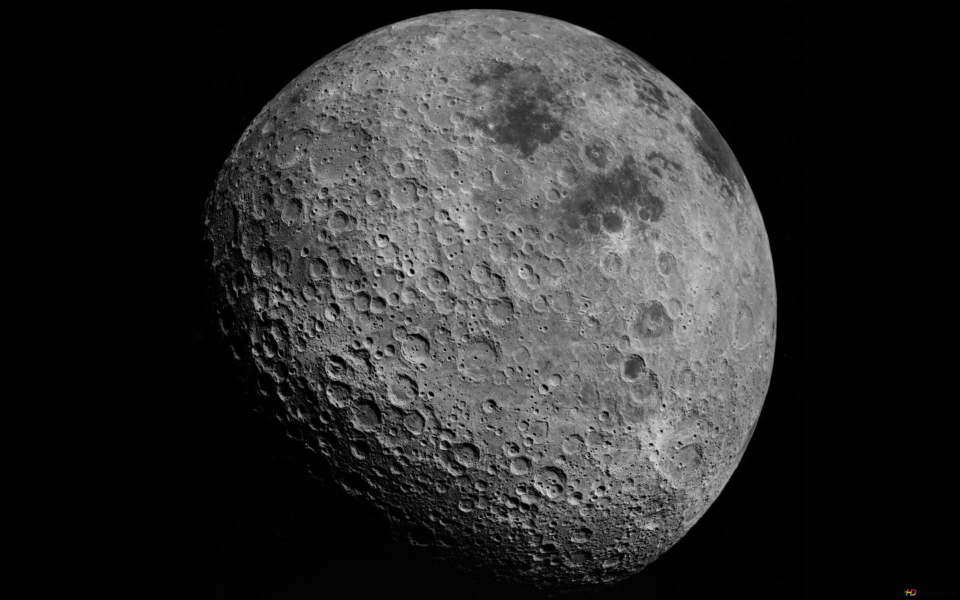
#> input picture test-images/img0.jpg, 1920 x 1200 px, given in place of img5.jpg, which was not available (shown at 1/2 size)
$ python global_otsu.py
#> lines starting #> are read from the running program, lines starting #| are printed output that depends on the picture; after the words box and inside, x2 and y2 are one past the last pixel; in counts of white or black regions, pixels touching at a corner belong together; pictures that were not available may be replaced by others from this repository, and a replacement may not be noted
import cv2
import numpy as np
import matplotlib.pyplot as plt
import os
import time

# ===========================================================
#  OTSU ALGORİTMASI İLE GLOBAL EŞİKLEME (Tek seviye)
# ===========================================================

# 1️⃣ Giriş görüntü yolu ve çıktı klasörleri ayarları
image_path = os.path.join(os.path.dirname(__file__), "test-images", "img5.jpg")  # Örnek görüntü
output_dir = "otsu-images"
histo_dir = "histograms"
os.makedirs(output_dir, exist_ok=True)
os.makedirs(histo_dir, exist_ok=True)
base_name = os.path.splitext(os.path.basename(image_path))[0]

start_time = time.time()

# 2️⃣ Görüntüyü gri tonlu olarak yükle
img = cv2.imread(image_path, cv2.IMREAD_GRAYSCALE)
#> img: shape (1200, 1920); min 0, max 233, mean 45
if img is None:
    raise FileNotFoundError(f"Görüntü yüklenemedi. Dosya yolu hatalı olabilir: {image_path}")
h, w = img.shape
#> h = 1200; w = 1920
print(f"Görüntü bilgileri - Adı: {os.path.basename(image_path)}, Boyutu: {w}x{h}, Piksel aralığı: {img.min()}–{img.max()}")
#| Görüntü bilgileri - Adı: img5.jpg, Boyutu: 1920x1200, Piksel aralığı: 0–233

# 3️⃣ Histogram hesapla ve Otsu optimum eşik değerini bul
hist = cv2.calcHist([img], [0], None, [256], [0, 256]).flatten().astype(int)
#> hist = 256 values, max 932950 at index 2, min 0 at index 222, mean 9000
total_pixels = img.size
#> total_pixels = 2304000
prob = hist / float(total_pixels)                     # Her seviye için olasılık
#> prob = 256 values, max 0.405 at index 2, min 0 at index 222, mean 0.00391
cumulative_prob = np.cumsum(prob)                     # ω0(t) – arka plan ağırlığı (t dahil)
#> cumulative_prob = 256 values from 0.0713 to 1
cumulative_mean = np.cumsum(prob * np.arange(256))    # Kümülatif ortalama değerler
#> cumulative_mean = 256 values from 0 to 44.98
global_mean = cumulative_mean[-1]                     # Tüm görüntünün ortalama gri değeri (μ_T)
#> global_mean = 44.98
# Sınıflar arası varyansın karesi (σ_b^2) tüm olası eşikler için vektörel hesaplama
sigma_b_squared = (global_mean * cumulative_prob - cumulative_mean) ** 2 / (cumulative_prob * (1 - cumulative_prob) + 1e-6)
#> sigma_b_squared = 256 values, max 3005.6 at index 63, min 0 at index 233, mean 1504.1
sigma_b_squared[np.isnan(sigma_b_squared)] = 0        # Tanımsız değerleri 0 yap (bölme 0 ise)
optimal_threshold = int(np.argmax(sigma_b_squared))   # Maksimum σ_b^2 için indeks (eşik):contentReference[oaicite:7]{index=7}
#> optimal_threshold = 63
print(f"Optimum eşik değeri (Otsu): {optimal_threshold}")
#| Optimum eşik değeri (Otsu): 63

# 4️⃣ Histogram grafiğini oluştur ve kaydet
plt.figure(figsize=(8, 4))
plt.hist(img.ravel(), bins=256, range=(0, 256), color='gray')
plt.axvline(optimal_threshold, color='red', linestyle='--', label=f'T = {optimal_threshold}')
plt.title("Gri Seviye Histogramı ve Otsu Eşiği")
plt.xlabel("Piksel Değeri")
plt.ylabel("Frekans")
plt.legend()
hist_path = os.path.join(histo_dir, f"{base_name}_histogram.png")
plt.savefig(hist_path, dpi=200, bbox_inches='tight')
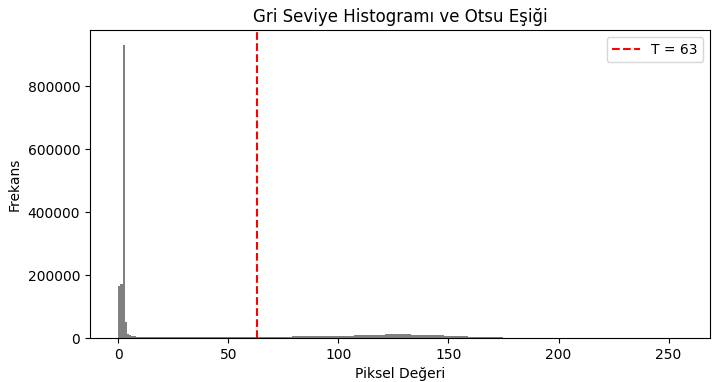
#> figure drawn by matplotlib, 1 panel; tallest bar 932950 high, from x = 2 to 3
plt.close()

# 5️⃣ Eşik değeri ile ikili görüntüyü oluştur ve kaydet
_, binary_img = cv2.threshold(img, optimal_threshold, 255, cv2.THRESH_BINARY)
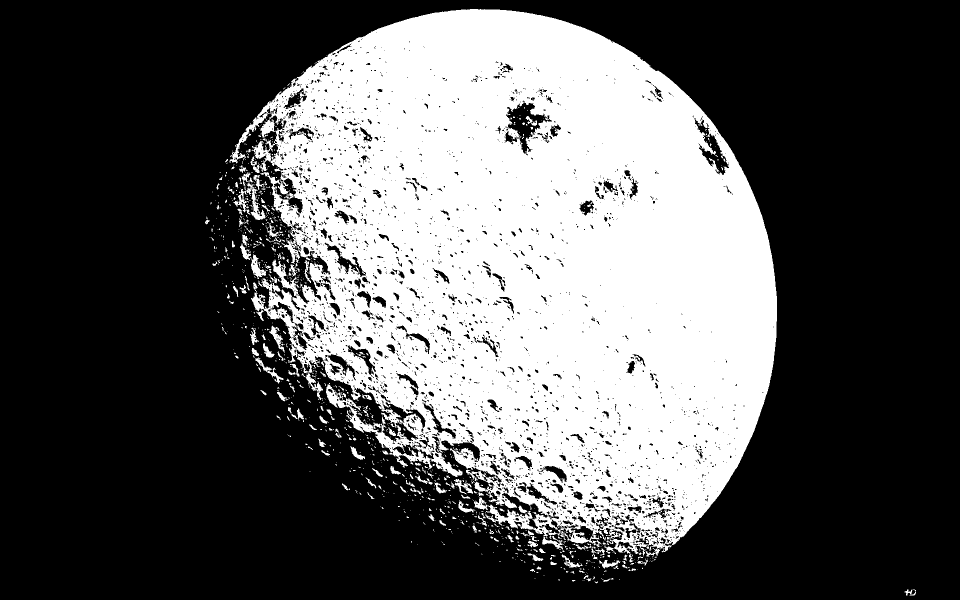
#> binary_img: shape (1200, 1920) (shown at 1/2 size); 34.3% white; 1147 white regions (953 under 20 px), largest, box (x1, y1, x2, y2) and area: (459, 18, 1554, 1108) 769645, (493, 366, 531, 440) 835, (502, 509, 536, 558) 630
binary_path = os.path.join(output_dir, f"{base_name}_otsu_binary.png")
cv2.imwrite(binary_path, binary_img)

# 6️⃣ Sonuçları bildir ve süreyi hesapla
end_time = time.time()
print("Global Otsu eşikleme tamamlandı ✅")
print(f"Histogram kaydedildi: {hist_path}")
print(f"Binary görüntü kaydedildi: {binary_path}")
print(f"Toplam süre: {(end_time - start_time)*1000:.2f} ms")

$ run again, on otsu-images/bimodal1.png
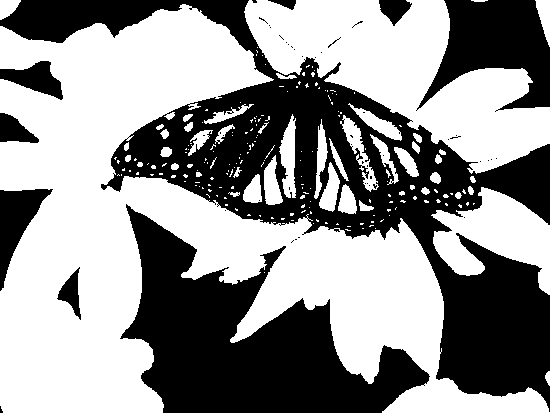
#> input picture otsu-images/bimodal1.png, 550 x 413 px, given in place of img5.jpg, which was not available
#> img: shape (413, 550); 56.9% white; 52 black regions (43 under 20 px), largest, box (x1, y1, x2, y2) and area: (0, 0, 550, 412) 54773, (120, 204, 430, 413) 29274, (416, 0, 550, 112) 8327
#| Görüntü bilgileri - Adı: img5.jpg, Boyutu: 550x413, Piksel aralığı: 0–255
#> hist = 256 values, max 129201 at index 255, min 0 at index 1, mean 887.3
#> prob = 256 values, max 0.569 at index 255, min 0 at index 1, mean 0.00391
#> cumulative_prob = 256 values from 0.431 to 1
#> cumulative_mean = 256 values from 0 to 145
#> global_mean = 145
#> sigma_b_squared = 256 values, max 15948.5 at index 0, min 0 at index 255, mean 15886.2
#> optimal_threshold = 0
#| Optimum eşik değeri (Otsu): 0
#> `plt.savefig(hist_path, dpi=200, bbox_inches='tight')`:
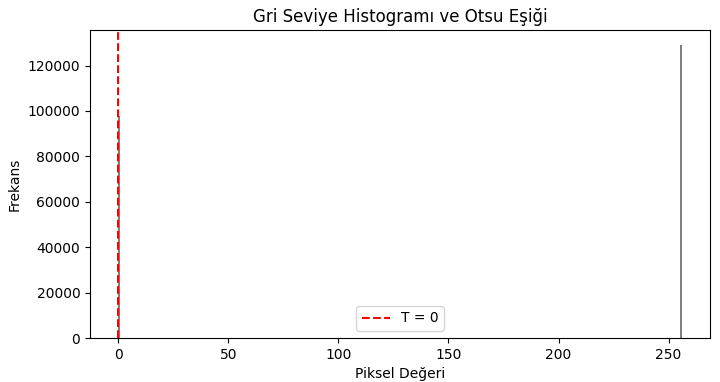
#> figure drawn by matplotlib, 1 panel; tallest bar 129201 high, from x = 255 to 256
